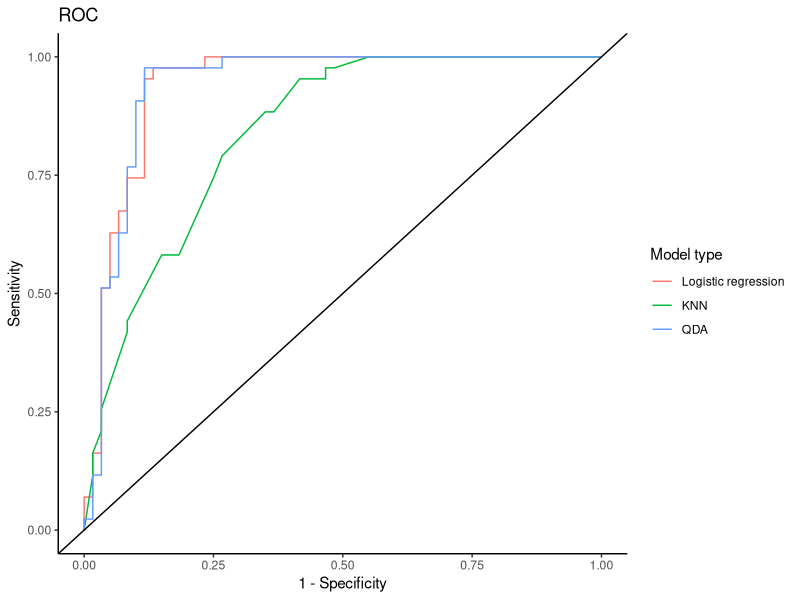
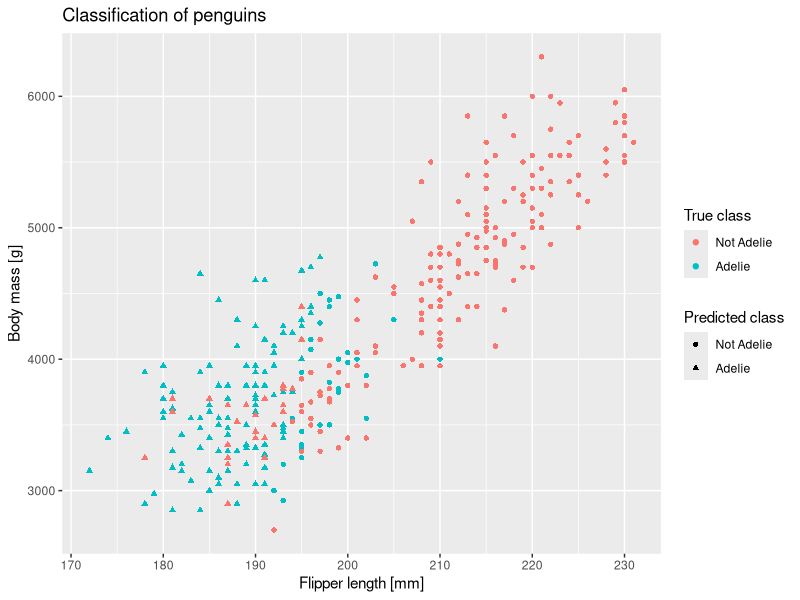

Here is the R script that generated these plots, in order:
## ---- chunk 1
library(knitr)
knitr::opts_chunk$set(echo = TRUE,tidy=TRUE,message=FALSE,warning=FALSE,strip.white=TRUE,prompt=FALSE,
                      cache=TRUE, size="scriptsize",fig.width=4, fig.height=3,fig.align = "center")

## ---- chunk 2
# install.packages("knitr") #probably already installed
# install.packages("rmarkdown") #probably already installed
# install.packages("ggplot2") #plotting with ggplot
# install.packages("palmerpenguins")
# install.packages("ggfortify") # For model checking
# install.packages("MASS")
# install.packages("class")
# install.packages("pROC")
# install.packages("plotROC")
# install.packages("boot")
library("knitr")
library("rmarkdown")
library("palmerpenguins")
## ---- chunk 3
library(matrixcalc)
mat <- cbind(c(50, 33, 18), c(33, 38, -10), c(18, -10, 72))
is.positive.semi.definite(mat)
## ---- chunk 4
library(palmerpenguins) # Contains the data set "penguins".
data(penguins)
head(penguins)
## ---- chunk 5
# Load libraries
library(tidyverse)
library(class)
library(MASS)
library(palmerpenguins)
library(dplyr)
library(caret)
library(pROC)

# Load penguins data
Penguins <- penguins

# Add binary variable: if adelie
Penguins$adelie <- ifelse(Penguins$species == "Adelie", 1, 0)

# Extract just needed variables and remove na
Penguins_reduced <- Penguins %>% dplyr::select(body_mass_g, flipper_length_mm, adelie) %>% 
  mutate(body_mass_g = as.numeric(body_mass_g),
         flipper_length_mm = as.numeric(flipper_length_mm)) %>% 
  drop_na()

# Set seed for sample extraction
set.seed(4268)

# Find size of training set
training_set_size <- floor(0.7 * nrow(Penguins_reduced))

# Split data randomly into train and test
train_ind <- sample(seq_len(nrow(Penguins_reduced)), size = training_set_size)

train <- Penguins_reduced[train_ind, ]
test <- Penguins_reduced[-train_ind, ]
## ---- chunk 6
# Make logistic regression model
model.LR <- glm(adelie ~ body_mass_g + flipper_length_mm,
                 family="binomial",
                 data=train)

# Get classification probabilities
pred.LR.prob <- model.LR %>% predict(test, type="response")

# Classify on test set using 0.5 cutoff
pred.LR <- ifelse(pred.LR.prob > 0.5, 1, 0)
## ---- chunk 7
# Make quadratic discriminant analysis model
model.QDA <- qda(adelie ~ body_mass_g + flipper_length_mm,
                 data=train)

# Get classification probabilities
pred.QDA.prob<- (model.QDA %>% predict(test))$posterior[0:nrow(test)]

# Classify on test set using 0.5 cutoff
pred.QDA <- ifelse(pred.QDA.prob > 0.5, 1, 0)
## ---- chunk 8
# K-nearest neighbor
model.KNN <- knn(train = train,
                 test = test,
                 cl = train$adelie,
                 k = 25,
                 prob = T)

# Get classification probabilities
pred.KNN.prob <- ifelse(model.KNN == 0, 1 - attributes(model.KNN)$prob, attributes(model.KNN)$prob)

# Classify on test set
pred.KNN <- model.KNN[0:nrow(test)]
## ---- chunk 9
# Calculate specificity and sensitivity
print("Sensitivity for logistic regression:")
sensitivity(as.factor(pred.LR), as.factor(test$adelie))
print("Sensitivity for QDA:")
sensitivity(as.factor(pred.QDA), as.factor(test$adelie))
print("Sensitivity for KNN:")
sensitivity(as.factor(pred.KNN), as.factor(test$adelie))

print("Specificity for logistic regression:")
specificity(as.factor(pred.LR), as.factor(test$adelie))
print("Specificity for QDA:")
specificity(as.factor(pred.QDA), as.factor(test$adelie))
print("Specificity for KNN:")
specificity(as.factor(pred.KNN), as.factor(test$adelie))

## ---- chunk 10
# ROC for different classifiers
roc.LR <- roc(test$adelie, pred.LR.prob)
roc.KNN <- roc(test$adelie, pred.KNN.prob)
roc.QDA <- roc(test$adelie, pred.QDA.prob)

roc.list <- list(
  "Logistic regression" = roc.LR,
  "KNN" = roc.KNN,
  "QDA" = roc.QDA)

# Plot ROC
ggroc(roc.list, aes = "col",legacy.axes = TRUE) + 
  geom_abline() + 
  theme_classic() +
  ggtitle("ROC") +
  labs(x = "1 - Specificity",
       y = "Sensitivity",
       col = "Model type")

# AUC for the classifiers
roc.LR$auc
roc.KNN$auc
roc.QDA$auc
## ---- chunk 11
model.LR$coefficients
## ---- chunk 12
# Get all data, from both test and training
penguins.pred.all <- Penguins_reduced %>% dplyr::select(-adelie)

# Classify on both test and training data using LR model
pred.all <- ifelse(model.LR %>% predict(penguins.pred.all) > 0.5, 1, 0)

penguins.pred.all <- Penguins_reduced %>% dplyr::mutate(pred = pred.all)

# Plot result
ggplot(penguins.pred.all, aes(x=flipper_length_mm, y=body_mass_g)) + 
  ggtitle("Classification of penguins") +
  geom_point(aes(col = as.factor(adelie), shape = as.factor(pred))) + 
  labs(x = "Flipper length [mm]",
       y = "Body mass [g]",
       col = "True class",
       shape = "Predicted class") + 
  scale_colour_discrete(labels=c("Not Adelie", "Adelie")) +
  scale_shape_discrete(labels=c("Not Adelie", "Adelie"))
